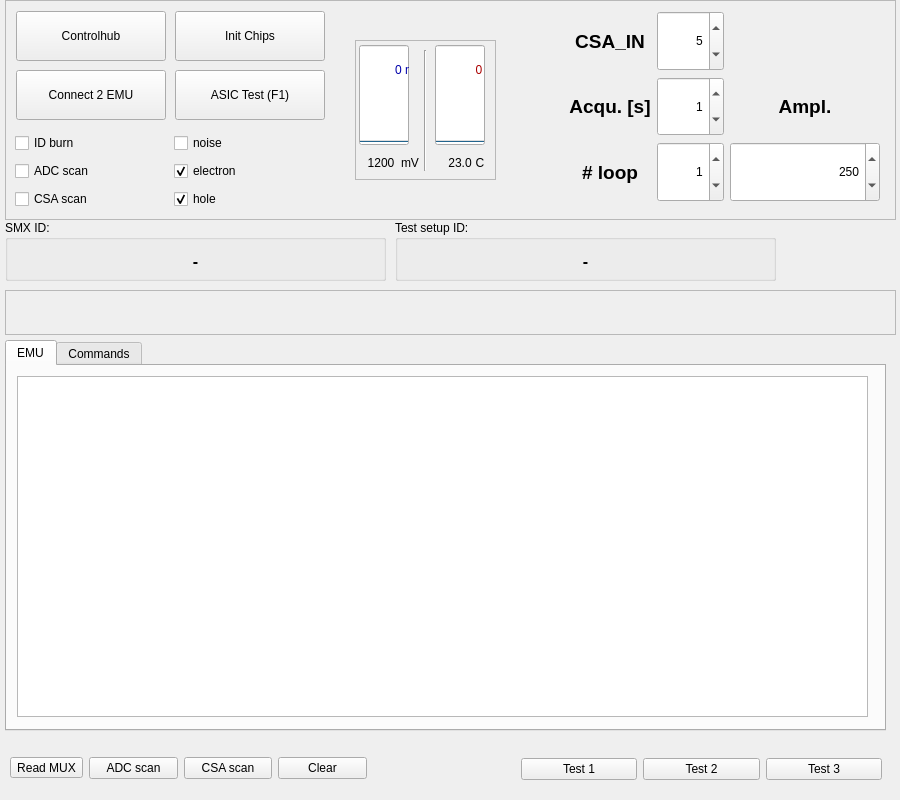
<?xml version="1.0" encoding="UTF-8"?>
<ui version="4.0">
 <class>Form</class>
 <widget class="QWidget" name="Form">
  <property name="enabled">
   <bool>true</bool>
  </property>
  <property name="geometry">
   <rect>
    <x>0</x>
    <y>0</y>
    <width>900</width>
    <height>800</height>
   </rect>
  </property>
  <property name="sizePolicy">
   <sizepolicy hsizetype="Preferred" vsizetype="Preferred">
    <horstretch>0</horstretch>
    <verstretch>0</verstretch>
   </sizepolicy>
  </property>
  <property name="minimumSize">
   <size>
    <width>11</width>
    <height>11</height>
   </size>
  </property>
  <property name="maximumSize">
   <size>
    <width>99999</width>
    <height>999999</height>
   </size>
  </property>
  <property name="windowTitle">
   <string>EMU server</string>
  </property>
  <property name="statusTip">
   <string notr="true"/>
  </property>
  <property name="inputMethodHints">
   <set>Qt::ImhDigitsOnly</set>
  </property>
  <widget class="QFrame" name="EMU_SETTINGS">
   <property name="geometry">
    <rect>
     <x>5</x>
     <y>0</y>
     <width>891</width>
     <height>220</height>
    </rect>
   </property>
   <property name="statusTip">
    <string notr="true"/>
   </property>
   <property name="styleSheet">
    <string notr="true"/>
   </property>
   <property name="frameShape">
    <enum>QFrame::StyledPanel</enum>
   </property>
   <property name="frameShadow">
    <enum>QFrame::Raised</enum>
   </property>
   <widget class="QToolButton" name="pbASIC">
    <property name="geometry">
     <rect>
      <x>170</x>
      <y>70</y>
      <width>150</width>
      <height>50</height>
     </rect>
    </property>
    <property name="sizePolicy">
     <sizepolicy hsizetype="Maximum" vsizetype="Fixed">
      <horstretch>1</horstretch>
      <verstretch>0</verstretch>
     </sizepolicy>
    </property>
    <property name="toolTip">
     <string notr="true"/>
    </property>
    <property name="statusTip">
     <string notr="true"/>
    </property>
    <property name="whatsThis">
     <string notr="true"/>
    </property>
    <property name="accessibleName">
     <string notr="true"/>
    </property>
    <property name="accessibleDescription">
     <string notr="true"/>
    </property>
    <property name="text">
     <string>ASIC Test (F1)</string>
    </property>
   </widget>
   <widget class="QToolButton" name="pbControlHub">
    <property name="geometry">
     <rect>
      <x>11</x>
      <y>11</y>
      <width>150</width>
      <height>50</height>
     </rect>
    </property>
    <property name="sizePolicy">
     <sizepolicy hsizetype="Maximum" vsizetype="Fixed">
      <horstretch>1</horstretch>
      <verstretch>0</verstretch>
     </sizepolicy>
    </property>
    <property name="toolTip">
     <string notr="true"/>
    </property>
    <property name="statusTip">
     <string notr="true"/>
    </property>
    <property name="whatsThis">
     <string notr="true"/>
    </property>
    <property name="accessibleName">
     <string notr="true"/>
    </property>
    <property name="accessibleDescription">
     <string notr="true"/>
    </property>
    <property name="autoFillBackground">
     <bool>true</bool>
    </property>
    <property name="text">
     <string>Controlhub</string>
    </property>
   </widget>
   <widget class="QToolButton" name="pbConnect2EMU">
    <property name="geometry">
     <rect>
      <x>11</x>
      <y>70</y>
      <width>150</width>
      <height>50</height>
     </rect>
    </property>
    <property name="sizePolicy">
     <sizepolicy hsizetype="Maximum" vsizetype="Fixed">
      <horstretch>1</horstretch>
      <verstretch>0</verstretch>
     </sizepolicy>
    </property>
    <property name="toolTip">
     <string notr="true"/>
    </property>
    <property name="statusTip">
     <string notr="true"/>
    </property>
    <property name="whatsThis">
     <string notr="true"/>
    </property>
    <property name="accessibleName">
     <string notr="true"/>
    </property>
    <property name="accessibleDescription">
     <string notr="true"/>
    </property>
    <property name="text">
     <string>Connect 2 EMU</string>
    </property>
   </widget>
   <widget class="QToolButton" name="pbInitChips">
    <property name="geometry">
     <rect>
      <x>170</x>
      <y>11</y>
      <width>150</width>
      <height>50</height>
     </rect>
    </property>
    <property name="sizePolicy">
     <sizepolicy hsizetype="Maximum" vsizetype="Fixed">
      <horstretch>1</horstretch>
      <verstretch>0</verstretch>
     </sizepolicy>
    </property>
    <property name="toolTip">
     <string notr="true"/>
    </property>
    <property name="statusTip">
     <string notr="true"/>
    </property>
    <property name="whatsThis">
     <string notr="true"/>
    </property>
    <property name="accessibleName">
     <string notr="true"/>
    </property>
    <property name="accessibleDescription">
     <string notr="true"/>
    </property>
    <property name="text">
     <string>Init Chips</string>
    </property>
   </widget>
   <widget class="QWidget" name="layoutWidget">
    <property name="geometry">
     <rect>
      <x>564</x>
      <y>11</y>
      <width>311</width>
      <height>191</height>
     </rect>
    </property>
    <layout class="QGridLayout" name="gridLayout_2">
     <item row="1" column="1">
      <widget class="QSpinBox" name="sbAcquTime">
       <property name="sizePolicy">
        <sizepolicy hsizetype="Minimum" vsizetype="Preferred">
         <horstretch>0</horstretch>
         <verstretch>0</verstretch>
        </sizepolicy>
       </property>
       <property name="layoutDirection">
        <enum>Qt::LeftToRight</enum>
       </property>
       <property name="alignment">
        <set>Qt::AlignRight|Qt::AlignTrailing|Qt::AlignVCenter</set>
       </property>
       <property name="minimum">
        <number>0</number>
       </property>
       <property name="maximum">
        <number>100</number>
       </property>
       <property name="value">
        <number>1</number>
       </property>
      </widget>
     </item>
     <item row="1" column="0">
      <widget class="QLabel" name="lbAcqu">
       <property name="font">
        <font>
         <pointsize>14</pointsize>
         <weight>75</weight>
         <bold>true</bold>
        </font>
       </property>
       <property name="text">
        <string>Acqu. [s]</string>
       </property>
       <property name="alignment">
        <set>Qt::AlignCenter</set>
       </property>
      </widget>
     </item>
     <item row="3" column="1">
      <widget class="QSpinBox" name="sbLoopPls">
       <property name="sizePolicy">
        <sizepolicy hsizetype="Minimum" vsizetype="Preferred">
         <horstretch>0</horstretch>
         <verstretch>0</verstretch>
        </sizepolicy>
       </property>
       <property name="layoutDirection">
        <enum>Qt::LeftToRight</enum>
       </property>
       <property name="alignment">
        <set>Qt::AlignRight|Qt::AlignTrailing|Qt::AlignVCenter</set>
       </property>
       <property name="minimum">
        <number>0</number>
       </property>
       <property name="maximum">
        <number>999999999</number>
       </property>
       <property name="value">
        <number>1</number>
       </property>
      </widget>
     </item>
     <item row="0" column="1">
      <widget class="QSpinBox" name="sbCSAIN">
       <property name="sizePolicy">
        <sizepolicy hsizetype="Minimum" vsizetype="Preferred">
         <horstretch>0</horstretch>
         <verstretch>0</verstretch>
        </sizepolicy>
       </property>
       <property name="layoutDirection">
        <enum>Qt::LeftToRight</enum>
       </property>
       <property name="alignment">
        <set>Qt::AlignRight|Qt::AlignTrailing|Qt::AlignVCenter</set>
       </property>
       <property name="maximum">
        <number>63</number>
       </property>
       <property name="value">
        <number>5</number>
       </property>
      </widget>
     </item>
     <item row="0" column="0">
      <widget class="QLabel" name="lbCSAIN">
       <property name="font">
        <font>
         <pointsize>14</pointsize>
         <weight>75</weight>
         <bold>true</bold>
        </font>
       </property>
       <property name="text">
        <string>CSA_IN</string>
       </property>
       <property name="alignment">
        <set>Qt::AlignCenter</set>
       </property>
      </widget>
     </item>
     <item row="3" column="0">
      <widget class="QLabel" name="lbLoopPls">
       <property name="font">
        <font>
         <pointsize>14</pointsize>
         <weight>75</weight>
         <bold>true</bold>
        </font>
       </property>
       <property name="text">
        <string># loop</string>
       </property>
       <property name="alignment">
        <set>Qt::AlignCenter</set>
       </property>
      </widget>
     </item>
     <item row="1" column="2">
      <widget class="QLabel" name="lbCalibPls">
       <property name="font">
        <font>
         <pointsize>14</pointsize>
         <weight>75</weight>
         <bold>true</bold>
        </font>
       </property>
       <property name="text">
        <string>Ampl.</string>
       </property>
       <property name="alignment">
        <set>Qt::AlignCenter</set>
       </property>
      </widget>
     </item>
     <item row="3" column="2">
      <widget class="QSpinBox" name="sbCalibPls">
       <property name="sizePolicy">
        <sizepolicy hsizetype="Preferred" vsizetype="Preferred">
         <horstretch>255</horstretch>
         <verstretch>0</verstretch>
        </sizepolicy>
       </property>
       <property name="minimumSize">
        <size>
         <width>100</width>
         <height>0</height>
        </size>
       </property>
       <property name="toolTip">
        <string>Puls amplitude</string>
       </property>
       <property name="layoutDirection">
        <enum>Qt::LeftToRight</enum>
       </property>
       <property name="alignment">
        <set>Qt::AlignRight|Qt::AlignTrailing|Qt::AlignVCenter</set>
       </property>
       <property name="maximum">
        <number>255</number>
       </property>
       <property name="value">
        <number>250</number>
       </property>
      </widget>
     </item>
    </layout>
   </widget>
   <widget class="QWidget" name="layoutWidget">
    <property name="geometry">
     <rect>
      <x>10</x>
      <y>131</y>
      <width>311</width>
      <height>80</height>
     </rect>
    </property>
    <layout class="QGridLayout" name="gridLayout">
     <item row="0" column="0">
      <widget class="QCheckBox" name="cbIDburn">
       <property name="text">
        <string>ID burn</string>
       </property>
      </widget>
     </item>
     <item row="0" column="1">
      <widget class="QCheckBox" name="cbChNoise">
       <property name="text">
        <string>noise</string>
       </property>
      </widget>
     </item>
     <item row="1" column="0">
      <widget class="QCheckBox" name="cbADCscan">
       <property name="text">
        <string>ADC scan</string>
       </property>
      </widget>
     </item>
     <item row="1" column="1">
      <widget class="QCheckBox" name="cbElecPol">
       <property name="text">
        <string>electron</string>
       </property>
       <property name="checked">
        <bool>true</bool>
       </property>
      </widget>
     </item>
     <item row="2" column="0">
      <widget class="QCheckBox" name="cbCSAscan">
       <property name="text">
        <string>CSA scan</string>
       </property>
      </widget>
     </item>
     <item row="2" column="1">
      <widget class="QCheckBox" name="cbHolePol">
       <property name="text">
        <string>hole</string>
       </property>
       <property name="checked">
        <bool>true</bool>
       </property>
      </widget>
     </item>
    </layout>
   </widget>
   <widget class="QFrame" name="frSMX">
    <property name="geometry">
     <rect>
      <x>350</x>
      <y>40</y>
      <width>141</width>
      <height>140</height>
     </rect>
    </property>
    <property name="frameShape">
     <enum>QFrame::StyledPanel</enum>
    </property>
    <property name="frameShadow">
     <enum>QFrame::Raised</enum>
    </property>
    <widget class="QLabel" name="lblTemp">
     <property name="geometry">
      <rect>
       <x>80</x>
       <y>110</y>
       <width>50</width>
       <height>25</height>
      </rect>
     </property>
     <property name="text">
      <string>23.0</string>
     </property>
     <property name="alignment">
      <set>Qt::AlignCenter</set>
     </property>
    </widget>
    <widget class="QProgressBar" name="progTemp">
     <property name="geometry">
      <rect>
       <x>80</x>
       <y>5</y>
       <width>50</width>
       <height>100</height>
      </rect>
     </property>
     <property name="contextMenuPolicy">
      <enum>Qt::DefaultContextMenu</enum>
     </property>
     <property name="layoutDirection">
      <enum>Qt::LeftToRight</enum>
     </property>
     <property name="autoFillBackground">
      <bool>true</bool>
     </property>
     <property name="styleSheet">
      <string notr="true">color: rgb(170, 0, 0);</string>
     </property>
     <property name="value">
      <number>0</number>
     </property>
     <property name="orientation">
      <enum>Qt::Vertical</enum>
     </property>
     <property name="invertedAppearance">
      <bool>false</bool>
     </property>
     <property name="format">
      <string>%p C</string>
     </property>
    </widget>
    <widget class="QProgressBar" name="progVddm">
     <property name="geometry">
      <rect>
       <x>4</x>
       <y>5</y>
       <width>50</width>
       <height>100</height>
      </rect>
     </property>
     <property name="contextMenuPolicy">
      <enum>Qt::DefaultContextMenu</enum>
     </property>
     <property name="layoutDirection">
      <enum>Qt::LeftToRight</enum>
     </property>
     <property name="autoFillBackground">
      <bool>true</bool>
     </property>
     <property name="styleSheet">
      <string notr="true">color: rgb(0, 0, 170);</string>
     </property>
     <property name="value">
      <number>0</number>
     </property>
     <property name="orientation">
      <enum>Qt::Vertical</enum>
     </property>
     <property name="invertedAppearance">
      <bool>false</bool>
     </property>
     <property name="format">
      <string>%p mV</string>
     </property>
    </widget>
    <widget class="QLabel" name="lblVddm">
     <property name="geometry">
      <rect>
       <x>1</x>
       <y>110</y>
       <width>50</width>
       <height>25</height>
      </rect>
     </property>
     <property name="text">
      <string>1200</string>
     </property>
     <property name="alignment">
      <set>Qt::AlignCenter</set>
     </property>
    </widget>
    <widget class="Line" name="line_4">
     <property name="geometry">
      <rect>
       <x>60</x>
       <y>10</y>
       <width>20</width>
       <height>121</height>
      </rect>
     </property>
     <property name="orientation">
      <enum>Qt::Vertical</enum>
     </property>
    </widget>
    <widget class="QLabel" name="lblC">
     <property name="geometry">
      <rect>
       <x>100</x>
       <y>110</y>
       <width>50</width>
       <height>25</height>
      </rect>
     </property>
     <property name="text">
      <string>C</string>
     </property>
     <property name="alignment">
      <set>Qt::AlignCenter</set>
     </property>
    </widget>
    <widget class="QLabel" name="lblmV">
     <property name="geometry">
      <rect>
       <x>30</x>
       <y>110</y>
       <width>50</width>
       <height>25</height>
      </rect>
     </property>
     <property name="text">
      <string>mV</string>
     </property>
     <property name="alignment">
      <set>Qt::AlignCenter</set>
     </property>
    </widget>
   </widget>
  </widget>
  <widget class="QWidget" name="layoutWidget">
   <property name="geometry">
    <rect>
     <x>10</x>
     <y>750</y>
     <width>357</width>
     <height>36</height>
    </rect>
   </property>
   <layout class="QHBoxLayout" name="horizontalLayout">
    <item>
     <widget class="QToolButton" name="pbReadMUX">
      <property name="sizePolicy">
       <sizepolicy hsizetype="Maximum" vsizetype="Fixed">
        <horstretch>1</horstretch>
        <verstretch>0</verstretch>
       </sizepolicy>
      </property>
      <property name="toolTip">
       <string notr="true"/>
      </property>
      <property name="statusTip">
       <string notr="true"/>
      </property>
      <property name="whatsThis">
       <string notr="true"/>
      </property>
      <property name="accessibleName">
       <string notr="true"/>
      </property>
      <property name="accessibleDescription">
       <string notr="true"/>
      </property>
      <property name="text">
       <string>Read MUX</string>
      </property>
     </widget>
    </item>
    <item>
     <widget class="QPushButton" name="pbADCscan">
      <property name="text">
       <string>ADC scan</string>
      </property>
     </widget>
    </item>
    <item>
     <widget class="QPushButton" name="pbCSAscan">
      <property name="text">
       <string>CSA scan</string>
      </property>
     </widget>
    </item>
    <item>
     <widget class="QPushButton" name="pbClearOutput">
      <property name="text">
       <string>Clear</string>
      </property>
     </widget>
    </item>
   </layout>
  </widget>
  <widget class="QWidget" name="layoutWidget">
   <property name="geometry">
    <rect>
     <x>0</x>
     <y>0</y>
     <width>2</width>
     <height>2</height>
    </rect>
   </property>
   <layout class="QVBoxLayout" name="verticalLayout"/>
  </widget>
  <widget class="QSplitter" name="splitter_4">
   <property name="geometry">
    <rect>
     <x>0</x>
     <y>0</y>
     <width>0</width>
     <height>0</height>
    </rect>
   </property>
   <property name="orientation">
    <enum>Qt::Vertical</enum>
   </property>
  </widget>
  <widget class="QFrame" name="frmStatusStep">
   <property name="geometry">
    <rect>
     <x>5</x>
     <y>290</y>
     <width>891</width>
     <height>45</height>
    </rect>
   </property>
   <property name="frameShape">
    <enum>QFrame::StyledPanel</enum>
   </property>
   <property name="frameShadow">
    <enum>QFrame::Raised</enum>
   </property>
  </widget>
  <widget class="QGroupBox" name="gbSMX">
   <property name="geometry">
    <rect>
     <x>5</x>
     <y>220</y>
     <width>381</width>
     <height>61</height>
    </rect>
   </property>
   <property name="title">
    <string>SMX ID:</string>
   </property>
   <widget class="QLabel" name="label_SMX">
    <property name="geometry">
     <rect>
      <x>5</x>
      <y>30</y>
      <width>371</width>
      <height>22</height>
     </rect>
    </property>
    <property name="font">
     <font>
      <pointsize>12</pointsize>
      <weight>75</weight>
      <bold>true</bold>
     </font>
    </property>
    <property name="text">
     <string>-</string>
    </property>
    <property name="alignment">
     <set>Qt::AlignCenter</set>
    </property>
   </widget>
  </widget>
  <widget class="QGroupBox" name="gbSetup">
   <property name="geometry">
    <rect>
     <x>395</x>
     <y>220</y>
     <width>381</width>
     <height>61</height>
    </rect>
   </property>
   <property name="title">
    <string>Test setup ID:</string>
   </property>
   <widget class="QLabel" name="lbSetup">
    <property name="geometry">
     <rect>
      <x>5</x>
      <y>30</y>
      <width>371</width>
      <height>22</height>
     </rect>
    </property>
    <property name="font">
     <font>
      <pointsize>12</pointsize>
      <weight>75</weight>
      <bold>true</bold>
     </font>
    </property>
    <property name="text">
     <string>-</string>
    </property>
    <property name="alignment">
     <set>Qt::AlignCenter</set>
    </property>
   </widget>
  </widget>
  <widget class="QTabWidget" name="tabWidget">
   <property name="geometry">
    <rect>
     <x>5</x>
     <y>340</y>
     <width>881</width>
     <height>391</height>
    </rect>
   </property>
   <property name="currentIndex">
    <number>0</number>
   </property>
   <widget class="QWidget" name="tab">
    <attribute name="title">
     <string>EMU</string>
    </attribute>
    <widget class="QTextEdit" name="textEdit">
     <property name="geometry">
      <rect>
       <x>10</x>
       <y>10</y>
       <width>851</width>
       <height>341</height>
      </rect>
     </property>
     <property name="font">
      <font>
       <family>Courier</family>
      </font>
     </property>
     <property name="autoFillBackground">
      <bool>false</bool>
     </property>
     <property name="styleSheet">
      <string notr="true"/>
     </property>
    </widget>
   </widget>
   <widget class="QWidget" name="tab_2">
    <attribute name="title">
     <string>Commands</string>
    </attribute>
    <widget class="QWidget" name="layoutWidget_2">
     <property name="geometry">
      <rect>
       <x>10</x>
       <y>10</y>
       <width>851</width>
       <height>341</height>
      </rect>
     </property>
     <layout class="QVBoxLayout" name="DbusBox">
      <property name="spacing">
       <number>6</number>
      </property>
      <property name="leftMargin">
       <number>0</number>
      </property>
      <property name="topMargin">
       <number>0</number>
      </property>
      <property name="rightMargin">
       <number>0</number>
      </property>
      <property name="bottomMargin">
       <number>0</number>
      </property>
      <item>
       <widget class="QTextBrowser" name="chatHistory">
        <property name="acceptDrops">
         <bool>false</bool>
        </property>
        <property name="toolTip">
         <string>Command sent and received from other modules</string>
        </property>
        <property name="acceptRichText">
         <bool>true</bool>
        </property>
       </widget>
      </item>
      <item>
       <layout class="QHBoxLayout" name="_2">
        <property name="spacing">
         <number>6</number>
        </property>
        <property name="leftMargin">
         <number>0</number>
        </property>
        <property name="topMargin">
         <number>0</number>
        </property>
        <property name="rightMargin">
         <number>0</number>
        </property>
        <property name="bottomMargin">
         <number>0</number>
        </property>
        <item>
         <widget class="QLabel" name="label">
          <property name="text">
           <string>Command:</string>
          </property>
          <property name="buddy">
           <cstring>messageLineEdit</cstring>
          </property>
         </widget>
        </item>
        <item>
         <widget class="QLineEdit" name="messageLineEdit"/>
        </item>
        <item>
         <widget class="QPushButton" name="sendButton">
          <property name="sizePolicy">
           <sizepolicy hsizetype="Minimum" vsizetype="Fixed">
            <horstretch>0</horstretch>
            <verstretch>0</verstretch>
           </sizepolicy>
          </property>
          <property name="toolTip">
           <string>Sends a command</string>
          </property>
          <property name="whatsThis">
           <string/>
          </property>
          <property name="text">
           <string>Send</string>
          </property>
         </widget>
        </item>
       </layout>
      </item>
     </layout>
    </widget>
   </widget>
  </widget>
  <widget class="QWidget" name="">
   <property name="geometry">
    <rect>
     <x>521</x>
     <y>751</y>
     <width>361</width>
     <height>36</height>
    </rect>
   </property>
   <layout class="QHBoxLayout" name="hlTest">
    <item>
     <widget class="QPushButton" name="pbTest1">
      <property name="text">
       <string>Test 1</string>
      </property>
     </widget>
    </item>
    <item>
     <widget class="QPushButton" name="pbTest2">
      <property name="text">
       <string>Test 2</string>
      </property>
     </widget>
    </item>
    <item>
     <widget class="QPushButton" name="pbTest3">
      <property name="text">
       <string>Test 3</string>
      </property>
     </widget>
    </item>
   </layout>
  </widget>
 </widget>
 <tabstops>
  <tabstop>pbControlHub</tabstop>
  <tabstop>pbConnect2EMU</tabstop>
  <tabstop>pbInitChips</tabstop>
  <tabstop>pbClearOutput</tabstop>
 </tabstops>
 <resources/>
 <connections/>
</ui>
